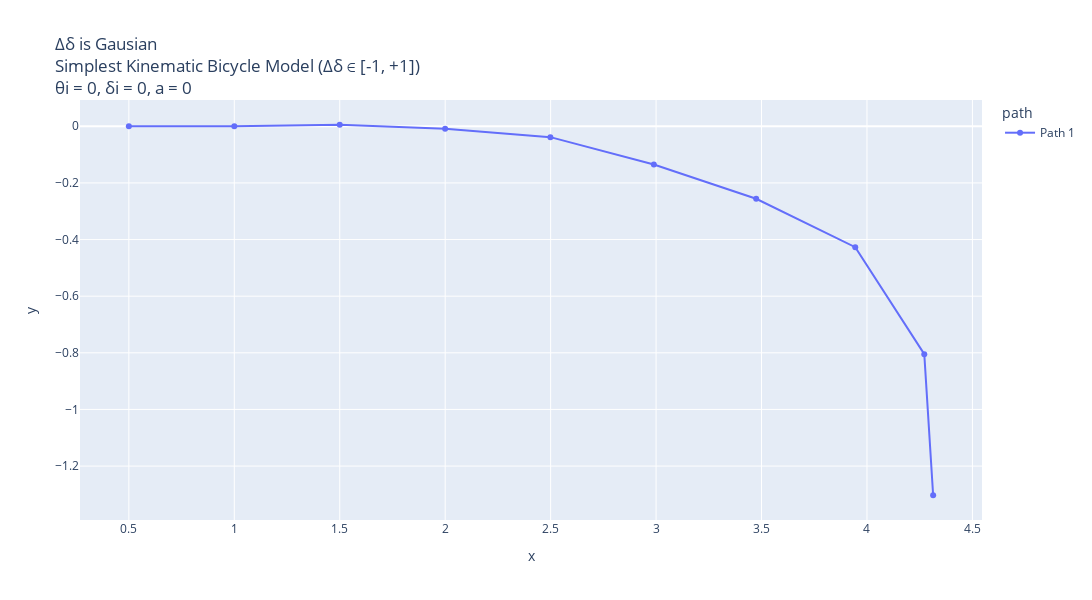
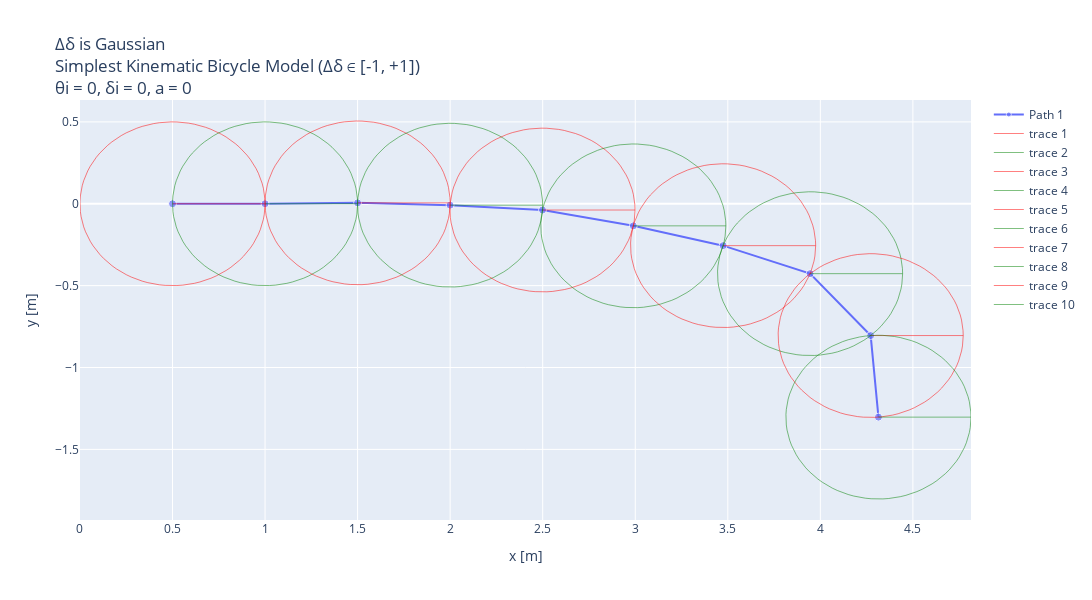

These figures' notebook cell, in order:
### Code cell
# Making 5 possible trajectories
trajectories = []
# Only one sample trajectory.
x_traj, y_traj, theta_traj, delta_traj, gaussian_change_in_delta, a_traj, v_traj = simple_start_trajectory(theta_init=0.0, a_init=0.0, delta_init=0.0, v_init=5, mode="simple")
trajectories.append((x_traj, y_traj, theta_traj, delta_traj, gaussian_change_in_delta, a_traj, v_traj))


# Create a DataFrame for plotting
data = []
for i, (x_traj, y_traj, theta_traj, delta_traj, gaussian_change_in_delta, a_traj, v_traj) in enumerate(trajectories):
    for x, y, v in zip(x_traj, y_traj, v_traj):
        data.append({"x": x, "y": y, "v": v, "path": f"Path {i+1}"})
df = pd.DataFrame(data)

# Create the plot
fig = px.line(df, x="x", y="y", color="path", custom_data=["v"], title="Δδ is Gausian <br>Simplest Kinematic Bicycle Model (Δδ ∈ [-1, +1]) <br>θi = 0, δi = 0, a = 0", render_mode="svg")
# Add hover functionality
fig.update_traces(mode="markers+lines", hovertemplate="<br>".join([
    "v: %{customdata[0]:.2f}",
    "x: %{x:.2f}",
    "y: %{y:.2f}"
]))
fig.update_layout(height=600,width=1130)
fig.show()


# # Plotting x w.r.t. time
# dt = 0.1  # Time step
# t_end = 0.3  # 10 seconds
# t = np.arange(0, t_end + dt, dt)

# plt.figure(figsize=(15, 6))
# for i, (x_traj, y_traj, theta_traj, delta_traj, gaussian_change_in_delta, a_traj, v_traj) in enumerate(trajectories):
#     # Model built such that a remains same inside; can be randomised by using a random statement.
#     # print(x_traj,"\n", y_traj)
#     plt.plot(t, x_traj, label=f"Path {i+1}", alpha = 0.7)
# plt.ylabel("x [m]")
# plt.xlabel("t [s]")
# plt.grid("True")
# plt.title("x w.r.t. time")
# plt.legend()
# plt.show()

import plotly.graph_objects as go
import math
radius = []

for i in range(len(x_traj) - 1) :
    r = math.sqrt((x_traj[i+1] - x_traj[i]-0.5)**2 + (x_traj[i+1] - x_traj[i])**2)
    radius.append(r)

# Create a DataFrame for plotting
data = []
for i, (x_traj, y_traj, theta_traj, delta_traj, gaussian_change_in_delta, a_traj, v_traj) in enumerate(trajectories):
    for x, y, v in zip(x_traj, y_traj, v_traj):
        data.append({"x": x, "y": y, "v": v, "path": f"Path {i+1}"})
df = pd.DataFrame(data)

# Create a list of scatter traces for each trajectory
scatter_traces = []
for i, (x_traj, y_traj, theta_traj, delta_traj, gaussian_change_in_delta, a_traj, v_traj) in enumerate(trajectories):
    scatter_traces.append(go.Scatter(
        x=x_traj,
        y=y_traj,
        mode="markers+lines",
        name=f"Path {i+1}",
        hovertemplate="<br>".join([
            "v: %{marker.size:.2f}",
            "x: %{x:.2f}",
            "y: %{y:.2f}"
        ]),
        marker=dict(size=v_traj, sizemode='area', sizeref=2.*max(v_traj)/(dt**2), sizemin=4)
    ))

# Create a list of circle traces for each point
circle_traces = []
count = 0
for i, (x_traj, y_traj, theta_traj, delta_traj, gaussian_change_in_delta, a_traj, v_traj) in enumerate(trajectories):
    c = 0
    for x, y in zip(x_traj, y_traj):
        circle_x = [x] + [x + radius[count] * np.cos(theta) for theta in np.linspace(0, 2 * np.pi, 100)]
        circle_y = [y] + [y + radius[count] * np.sin(theta) for theta in np.linspace(0, 2 * np.pi, 100)]
        if (c%2 == 0) :
            color = "red"
        else : 
            color = "green"
        circle_traces.append(go.Scatter(
            x=circle_x,
            y=circle_y,
            mode="lines",
            line=dict(color=color, width=0.5),
            hovertemplate="<br>".join([
                "x: %{x:.2f}",
                "y: %{y:.2f}"
            ])
        ))
        c+=1
    count += 1

# Create the plot
fig = go.Figure(data=scatter_traces + circle_traces)
fig.update_layout(
    title="Δδ is Gaussian <br>Simplest Kinematic Bicycle Model (Δδ ∈ [-1, +1]) <br>θi = 0, δi = 0, a = 0",
    xaxis_title="x [m]",
    yaxis_title="y [m]",
    height=600,
    width=1130
)

# Show the plot
fig.show()
